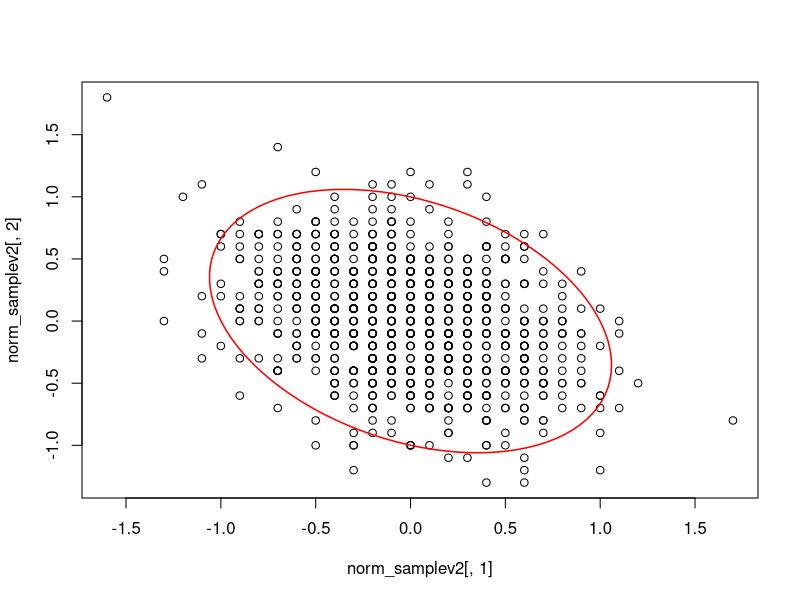
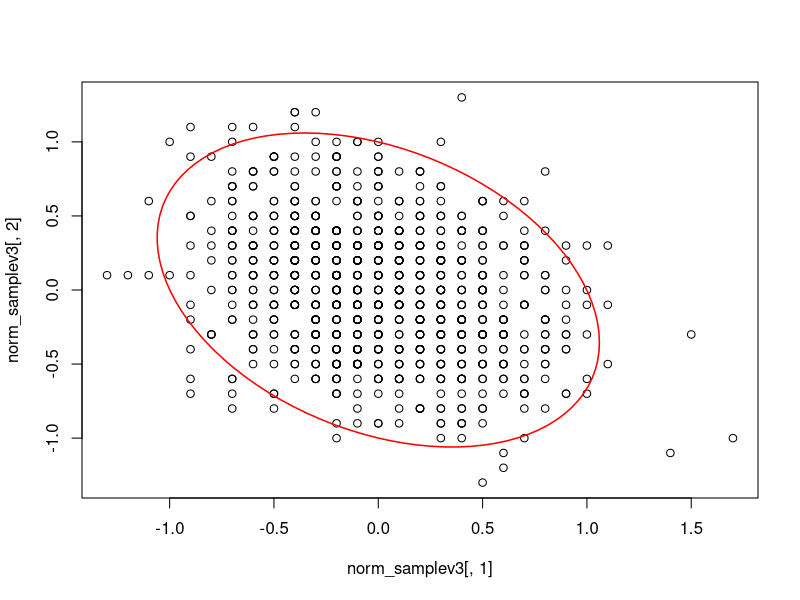
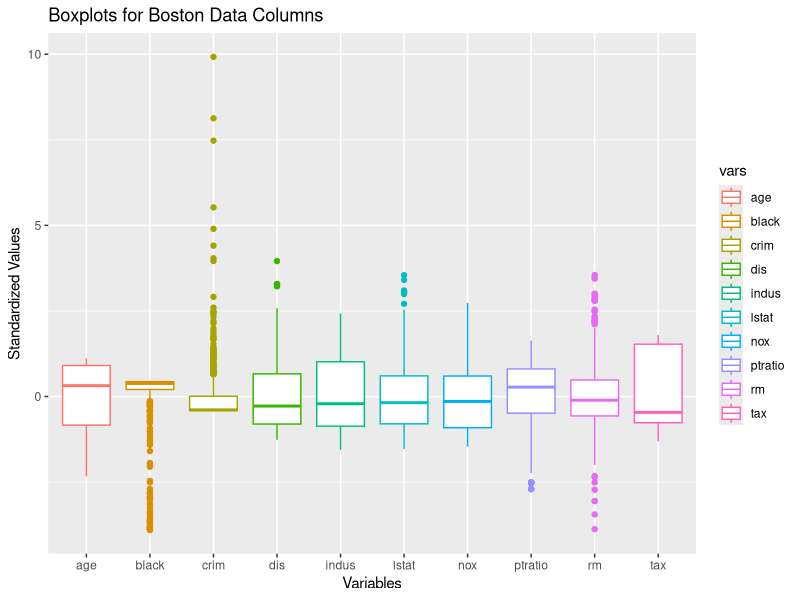
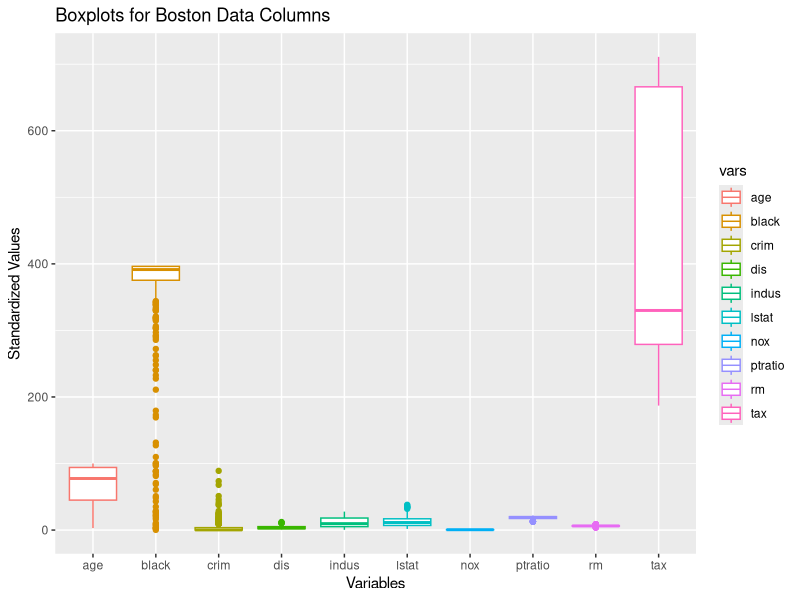
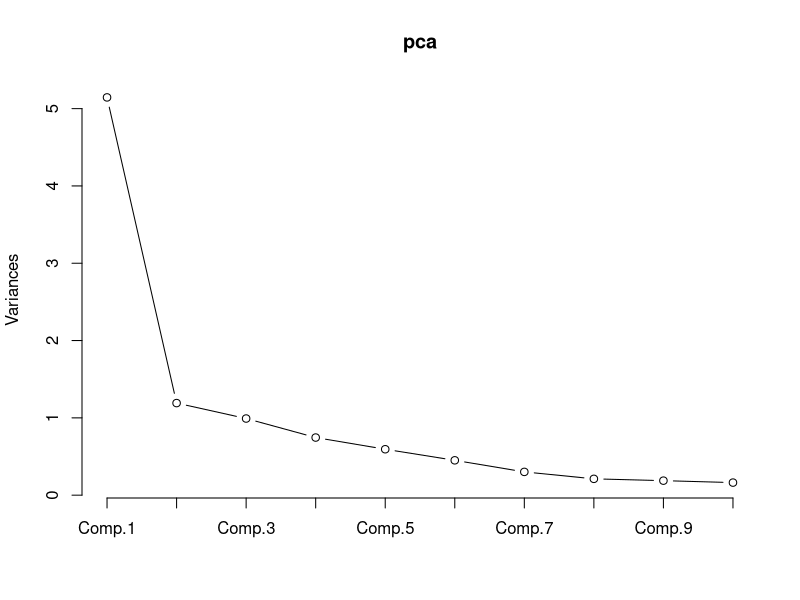

These figures' R source, in order:
## ---- chunk 1
knitr::opts_chunk$set(echo = TRUE)
## ---- chunk 2
library(GGally)
library(tidyverse)
library(ellipse)
## ---- chunk 3
p = 3
pi_0 = 1/4 # da quanto ho capito è uniforme la prob 
N = 1000 
n= 100

M = matrix(NA, nrow= n,ncol=4 )
for (i in 1:n){
  # questo sampla un numero a caso da (1 a 4 )
  Y_hot_i = matrix(NA, nrow=N, ncol=4) # questa è la nx4 dove vanno inseriti i vettori già codificati
  Y_i = sample(4,N,replace =T) #vettore non ancora codificato (contente tutte le 100 estrazioni)
  for (j in (1:N)){
   
    Y_hot_i[j,] = as.numeric(1:4 %in% Y_i[j]) #questo crea i vettori one hot (li codifica) e li mette nella matrice
  }
   
  M[i,] = Y_hot_i %>%
    colSums() # questo dovrebbe essere un unico vettore della multinomiale (massimo valore dovrebbe essere uguale a 100)
}
M  # in teoria questi sono tanti samples dalla multinomiale no ? 
## ---- chunk 4
#prova v2
norm_samplev2<- matrix(NA, nrow=N, ncol=4)
for (i in (1:N)){
      # questo sampla un numero a caso da (1 a 4 )
  Y_hot_i = matrix(NA, nrow=n, ncol=4) # questa è la nx4 dove vanno inseriti i vettori già codificati
  Y_i = sample(4,n,replace =T) #vettore non ancora codificato (contente tutte le 100 estrazioni)
  for (j in (1:n)){
     
      Y_hot_i[j,] = as.numeric(1:4 %in% Y_i[j]) #questo crea i vettori one hot (li codifica) e li mette nella matrice
    }
  M = Y_hot_i %>%
  colSums() # questo dovrebbe essere un unico vettore della multinomiale (massimo valore dovrebbe essere uguale a 100)
  print(i)
  norm_samplev2[i,]<-(M/n - pi_0)*sqrt(n)
}


mu = c(0,0)
Sigma = matrix( c(3/16 , -1/16, -1/16,3/16) ,nrow=2 , ncol=2)
plot(norm_samplev2[,1],norm_samplev2[,2])
lines(ellipse(x=Sigma,centre=mu,level=0.95),col="red",lwd=1.5)
## ---- chunk 5
#prova v3
norm_samplev3<- matrix(NA, nrow=N, ncol=4)
for (i in (1:N)){
  M<-rmultinom(1,size=100,prob=c(1/4,1/4,1/4,1/4))
  norm_samplev3[i,]<-(M/n - pi_0)*sqrt(n)
}
mu = c(0,0)
Sigma = matrix( c(3/16 , -1/16, -1/16,3/16) ,nrow=2 , ncol=2)
plot(norm_samplev3[,1],norm_samplev3[,2])
lines(ellipse(x=Sigma,centre=mu,level=0.95),col="red",lwd=1.5)

## ---- chunk 6
library(MASS)
X<-tibble(Boston[,-c(2,4,9,14)])
dim(X)
?Boston
head(X)
p= ncol(X)
## ---- chunk 7
S = cor(X)
b = S[lower.tri(S)]%>% abs() %>% sort( decreasing = T) %>% .[1:4]
indices <- (matrix( abs(S) %in% b , ncol=p ) & lower.tri(S)) %>% which( arr.ind = TRUE)
#qua prendiamo gli indici delle correlazioni maggiori (dobbiamo sommare ad lower.tri(S)) perchè se no prendiamo il doppio degli indici

# the pipe simbol simply means that you first do what is on the left of it and then put it in the argument of the right(i.e you pipe it in)

result_table <- tibble(
  Var1 = rownames(S)[indices[, 1]],
  Var2 = rownames(S)[indices[, 2]],
  Correlation = S[indices]
)

print(result_table)
## ---- chunk 8
X %>% scale() %>% as_tibble() %>% # the function scale that normalisez the data doesn't output a tibble
  pivot_longer(names_to = "vars", cols=everything() ) %>%
  ggplot( aes(x=vars, y=value, colour = vars)) + 
  geom_boxplot()+ #(qua l'amico di alice l'ha fatto senza scale per me è sbagliato)
  labs(title = "Boxplots for Boston Data Columns",
       x = "Variables",
       y = "Standardized Values") 
## ---- chunk 9
X %>%   # the function scale that normalisez the data doesn't output a tibble
  pivot_longer(names_to = "vars", cols=everything() ) %>%
  ggplot( aes(x=vars, y=value, colour = vars)) + 
  geom_boxplot()+ #(qua l'amico di alice l'ha fatto senza scale per me è sbagliato)
  labs(title = "Boxplots for Boston Data Columns",
       x = "Variables",
       y = "Standardized Values") 
## ---- chunk 10
X_id <- X %>% 
  mutate(id = row_number())

outliers_black <- X_id %>% 
  dplyr::select(black,id) %>%
  slice_max(order_by = black, n = 3)

outliers_rm <- X_id %>% 
  dplyr::select(rm,id) %>%
  slice_max(order_by = rm, n = 3)

outliers_crim <- X_id %>% 
  dplyr::select(crim,id) %>%
  slice_max(order_by = crim, n = 3)

print(outliers_rm ) 
print(outliers_crim)
print(outliers_black )
## ---- chunk 11

## ---- chunk 12
pca = X%>%
  scale() %>%
  princomp()
plot(pca, type="l")
  
## ---- chunk 13
cumsum(pca$sdev ^2/p) < 0.8
## ---- chunk 14
pca$sdev > 1
## ---- chunk 15
cor(pca$scores[,1:3], X) # are these the same of the loadings? no inve
